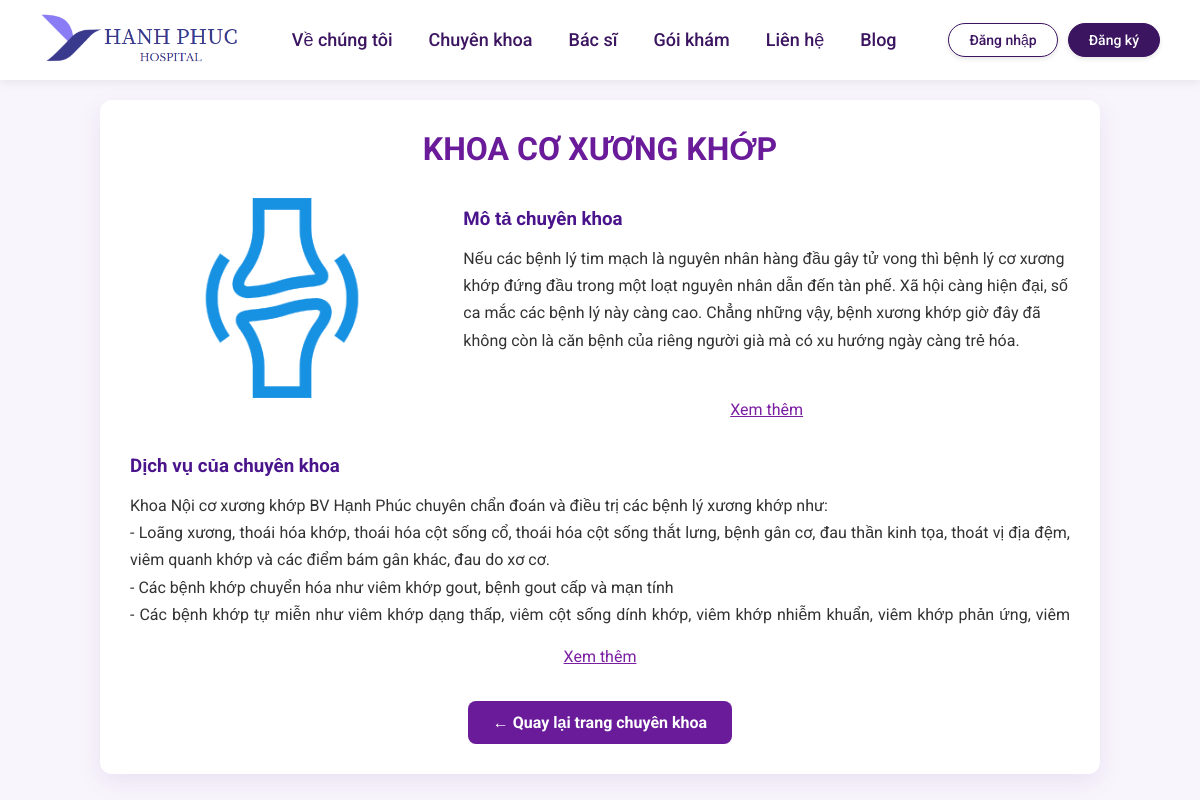
The page /?action=chitietchuyenkhoa&id=1 on the database its author committed.
### tables this page shows
CREATE TABLE `chuyenkhoa` (
  `machuyenkhoa` int(11) UNSIGNED NOT NULL,
  `tenchuyenkhoa` varchar(100) NOT NULL,
  `mota` varchar(5000) DEFAULT NULL,
  `dichvu` varchar(5000) NOT NULL,
  `trangthai` int(11) DEFAULT NULL,
  `img` varchar(100) NOT NULL
);

### Models/mchitietchuyenkhoa.php (called while the page is built, shortened)
<?php
 class mChuyenKhoa{
        public function chitietchuyenkhoa($id){
            $p = new clsKetNoi();
            $con = $p->moketnoi();
            $con->set_charset('utf8');
            if($con){
                $str = "select * from chuyenkhoa where machuyenkhoa='$id'";
                $tbl = $con->query($str);
                return $tbl;
            }else{
                return false;
            }
        }
    }
?>

### Controllers/cchitietchuyenkhoa.php (called while the page is built)
<?php
include_once("Models/mchitietchuyenkhoa.php");
class cChuyenKhoa {
    public function getChiTietChuyenKhoaByID($id) {
        $p = new mChuyenKhoa();
        $tbl = $p->chitietchuyenkhoa($id);
        if (!$tbl) {
            return -1;
        } else {
            if ($tbl->num_rows > 0) {
                return $tbl;
            } else {
                return 0;
            }
        }
    }
}
?>

### Views/benhnhan/pages/chitietchuyenkhoa/index.php (the view, shortened to what this page needs)
<?php
$id = isset($_GET['id']) ? $_GET['id'] : 0;
include_once("Controllers/cchitietchuyenkhoa.php");
$c = new cChuyenKhoa();
$ds = $c->getChiTietChuyenKhoaByID($id);
$chuyenKhoa = $ds->fetch_assoc();
?>
<!DOCTYPE html>
<html lang="vi">
<head>
</head>
<body>
    <div class="container">
        <h1><?php echo htmlspecialchars($chuyenKhoa['tenchuyenkhoa']); ?></h1>
        <div class="chuyen-khoa-detail">
            <div class="khoa-img">
                <img style="width:200px;" src="Assets/img/<?php echo htmlspecialchars($chuyenKhoa['img']); ?>" alt="Ảnh chuyên khoa">
            </div>
            <div class="khoa-info">
                <h3>Mô tả chuyên khoa</h3>
                <p id="mota-text">
                    <?php echo nl2br(htmlspecialchars($chuyenKhoa['mota'])); ?>
                </p>
                <div class="toggle-button-wrapper">
                    <button id="toggle-mota-button">Xem thêm</button>
                </div>
            </div>
            <div class="khoa-dichvu">
                <h3>Dịch vụ của chuyên khoa</h3>
                <p id="dichvu-text">
                    <?php echo nl2br(htmlspecialchars($chuyenKhoa['dichvu'])); ?>
                </p>
                <div class="toggle-button-wrapper">
                    <button id="toggle-button">Xem thêm</button>
                </div>
            </div>
        </div>
        <div class="back-button-wrapper">
            <a href="index.php?action=chuyenkhoa" class="back-button">← Quay lại trang chuyên khoa</a>
        </div>
    </div>
</body>
</html>

### Views/benhnhan/layout/header.php (style rules this page uses)
* { margin: 0; padding: 0; box-sizing: border-box; font-family: 'Roboto', sans-serif; }
body { background-color: #f8f9fa; }

### Views/benhnhan/pages/chitietchuyenkhoa/index.php (style rules this page uses)
body { margin: 0; font-family: 'Segoe UI', sans-serif; background-color: #f8f6fc; color: #333; margin-top: 100px; }
.container { max-width: 1000px; margin: 30px auto; background-color: white; padding: 30px; border-radius: 12px; box-shadow: 0 8px 25px rgba(106, 27, 154, 0.1); }
h1 { text-align: center; color: #6a1b9a; margin-bottom: 30px; }
.chuyen-khoa-detail { display: flex; flex-wrap: wrap; gap: 30px; }
.khoa-img { flex: 1; text-align: center; }
.khoa-info { flex: 2; padding-top: 10px; }
.khoa-info h3 { color: #4a148c; margin-bottom: 15px; }
.khoa-info p { line-height: 1.7; font-size: 16px; }
#mota-text { overflow: hidden; max-height: 140px; position: relative; transition: max-height 0.5s ease; }
#toggle-mota-button { background: none; border: none; color: #7b1fa2; font-size: 16px; font-weight: normal; cursor: pointer; text-decoration: underline; padding: 5px 10px; transition: color 0.3s ease; }
.khoa-dichvu { width: 100%; margin-top: 1px; }
.khoa-dichvu h3 { color: #4a148c; margin-bottom: 15px; text-align: left; }
.khoa-dichvu p { line-height: 1.7; font-size: 16px; text-align: justify; }
#dichvu-text { overflow: hidden; max-height: 140px; position: relative; transition: max-height 0.5s ease; }
.toggle-button-wrapper { text-align: center; margin-top: 10px; }
#toggle-button { background: none; border: none; color: #7b1fa2; font-size: 16px; font-weight: normal; cursor: pointer; text-decoration: underline; padding: 5px 10px; transition: color 0.3s ease; }
.back-button-wrapper { text-align: center; margin-top: 30px; }
.back-button { background-color: #6a1b9a; color: white; padding: 12px 25px; border-radius: 8px; text-decoration: none; font-weight: bold; transition: background-color 0.3s ease, transform 0.3s ease; display: inline-block; }

### rows shown on the page
chuyenkhoa: tenchuyenkhoa "KHOA CƠ XƯƠNG KHỚP", img (picture), mota "Nếu các bệnh lý tim mạch là nguyên nhân hàng đầu gây tử vong thì bệnh lý cơ xương khớp đứng đầu trong một loạt nguyên nhân dẫn đến tàn phế. Xã hội càng hiện đại, số ca mắc các bệnh lý này càng cao. Chẳng những vậy, bệnh xương khớp giờ đây đã không còn là căn bệnh của riêng người già mà có xu hướng ngày càng trẻ hóa.", dichvu "Khoa Nội cơ xương khớp BV Hạnh Phúc chuyên chẩn đoán và điều trị các bệnh lý xương khớp như: - Loãng xương, thoái hóa khớp, thoái hóa cột sống cổ, thoái hóa cột sống thắt lưng, bệnh gân cơ, đau thần kinh tọa, thoát vị địa đệm, viêm quanh khớp và các điểm bám gân khác, đau do xơ cơ. - Các bệnh khớp chuyển hóa như viêm khớp gout, bệnh gout cấp và mạn tính - Các bệnh khớp tự miễn như viêm khớp dạng thấp, viêm cột sống dính khớp, viêm khớp nhiễm khuẩn, viêm khớp phản ứng, viêm…"
